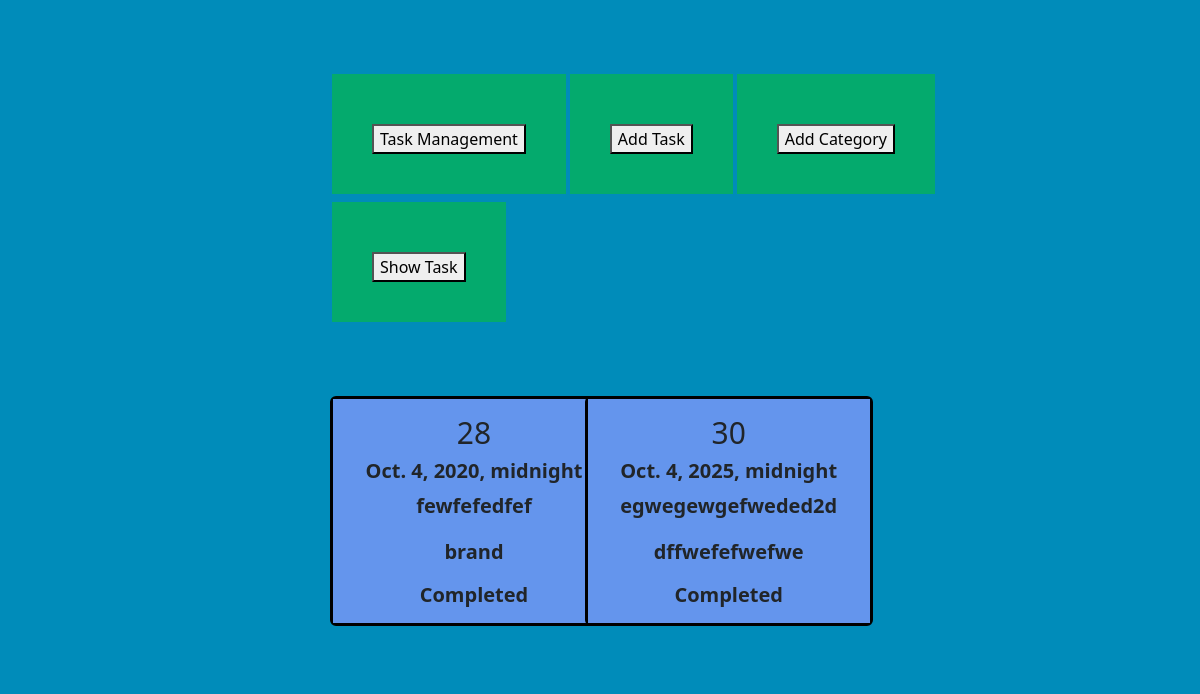
The page / on the database its author committed.
### TaskModel/models.py (models this page shows, shortened)
class Taskmodel(models.Model):
    taskTitle = models.CharField(max_length=100)
    taskDescription = models.CharField(max_length=500)
    task_assign_date = models.DateTimeField(default=datetime.date.today)
    is_completed = models.BooleanField(default=False)
    taskmodel = models.ManyToManyField(Taskcategory)

### TaskCategory/models.py (models this page shows, shortened)
class Taskcategory(models.Model):
    category_name = models.CharField(max_length=100)

### Task_management_prroject/views.py (the view)
# urls.py: path('',views.home,name='homepage'),
def home(request):
    data=Taskmodel.objects.prefetch_related('taskmodel').all()
    return render(request,'home.html',{'data':data})

### templates/home.html (shortened to what this page needs)
{% extends 'base.html' %}
{% block content %}
<div class="container">
    <div class="row">
        {% for item in data %}
        <div class="col-sm-4 mb-4">
            <div class="card" style="width: 18rem;">
                <div class="card-body">
                    <h5 class="card-id">{{ item.id }}</h5>
                    <h6 class="card-text">{{ item.task_assign_date }}</h6>
                    <p class="card-text">{{ item.taskDescription }}</p>
                    <p class="card-text">
                        {% for category in item.taskmodel.all %}
                            {{ category.category_name }}
                        {% endfor %}
                    </p>
                    {% if item.is_completed %}
                        <h6 class="card-text">Completed</h6>
                    {% else %}
                    <div class="button-container">
                        <a href="{% url 'edit_model' item.id %}" class="card-link edit-button">Edit</a>
                        <a href="{% url 'delete_model' item.id %}" class="card-link delete-button">Delete</a>
                    </div>
                    {% endif %}
                </div>
            </div>
        </div>
        {% endfor %}
    </div>
</div>
{% endblock %}

### templates/base.html (shortened to what this page needs)
<!doctype html>
<html lang="en">
  <head>
    <link href="https://cdn.jsdelivr.net/npm/bootstrap@5.3.3/dist/css/bootstrap.min.css" rel="stylesheet">
  </head>
  <body>
    <div class="container">
    <ul class="nav">
        <li class="nav-item">
            <a class="button button1"> <button type="button">Task Management</button></a>
          </li>
        <li class="nav-item">
          <a class="button button1" href="{% url 'add_model' %}"> <button type="button">Add Task</button></a>
        </li>
        <li class="nav-item">
            <a class="button button2" href="{% url 'add_category' %}"> <button type="button">Add Category</button></a>
          </li>
          <li class="nav-item">
            <a class="button button3" href="{% url 'homepage' %}"> <button type="button">Show Task</button></a>
          </li>
      </ul>
    </div>
      {% block content %}
      {% endblock %}
  </body>
</html>

### templates/base.html (style rules this page uses)
.container { padding-left:300px; background-color: #008CBA; }
.button { border: none; color: white; padding: 40px 40px; padding-top: 50px; text-align: center; text-decoration: none; display: inline-block; font-size: 16px; margin: 4px 2px; cursor: pointer; }
.button1 { background-color: #04AA6D; }
.button2 { background-color: #04AA6D; }
.button3 { background-color: #04AA6D; }

### templates/home.html (style rules this page uses)
body { background-color: #008CBA; color: white; }
.card { border-style: solid; border-color: black; border-width: 1mm; margin-bottom: 1rem; }
.card-body { padding: 1rem; background-color: #6495ED; }
.card-text { font-weight: bold; font-size: 20px; text-align: center; }
.card-id { font-size: 30px; text-align: center; }
.container { padding-top: 70px; padding-right: 100px; }

### rows shown on the page
Taskmodel: id "28", task_assign_date "Oct. 4, 2020, midnight", taskDescription "fewfefedfef", is_completed "Completed"
Taskcategory: category_name "brand"
Taskmodel: id "30", task_assign_date "Oct. 4, 2025, midnight", taskDescription "egwegewgefweded2d", is_completed "Completed"
Taskcategory: category_name "dffwefefwefwe"
